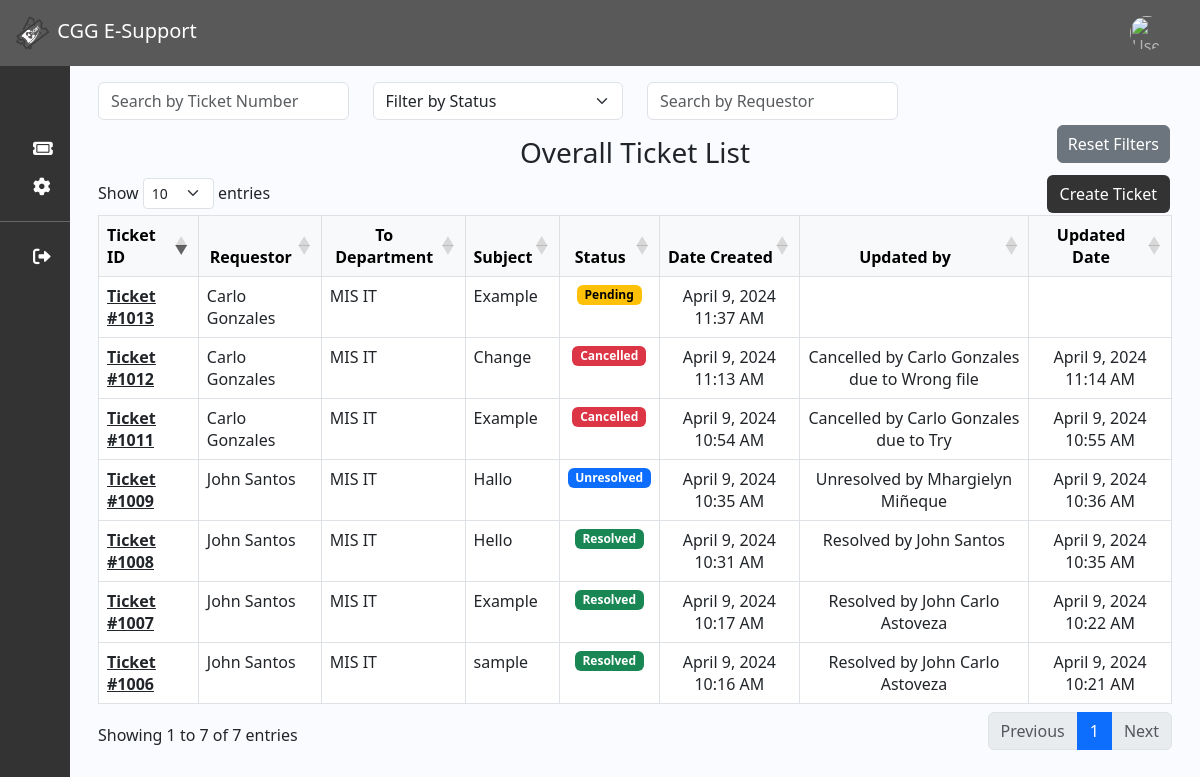
The app's page /Home_User.php (signed in), older data.
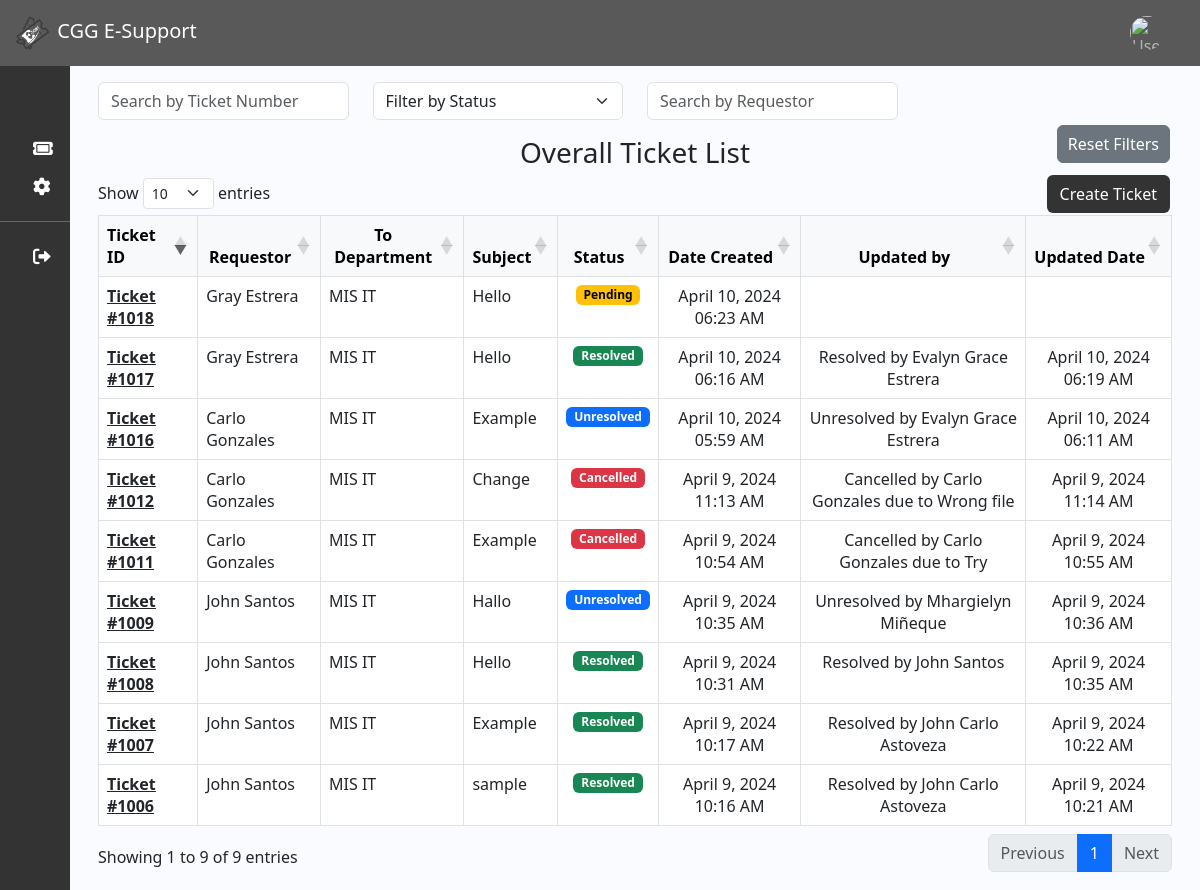
The same page, newer data.
### tables this page shows
CREATE TABLE `ticket` (
  `ticket_id` int(11) NOT NULL,
  `user_id` int(11) NOT NULL,
  `subject` varchar(990) NOT NULL,
  `to_company` varchar(50) NOT NULL,
  `requestor` varchar(50) NOT NULL,
  `concern` text NOT NULL,
  `status` varchar(50) NOT NULL DEFAULT 'Pending',
  `date_created` timestamp NOT NULL DEFAULT current_timestamp(),
  `to_dept` varchar(250) NOT NULL,
  `email` varchar(50) NOT NULL,
  `to_branch` varchar(550) NOT NULL,
  `reason` varchar(50) NOT NULL,
  `updated_date` timestamp NULL DEFAULT NULL ON UPDATE current_timestamp(),
  `updated_by` varchar(50) NOT NULL
);

CREATE TABLE `user` (
  `user_id` int(11) NOT NULL,
  `lastname` varchar(191) NOT NULL,
  `firstname` varchar(191) NOT NULL,
  `middleinitial` varchar(191) NOT NULL,
  `suffix` varchar(50) NOT NULL,
  `company` varchar(191) NOT NULL,
  `branch` varchar(191) NOT NULL,
  `department` varchar(191) NOT NULL,
  `email` varchar(191) NOT NULL,
  `contact` varchar(191) NOT NULL,
  `username` varchar(191) NOT NULL,
  `password` varchar(191) NOT NULL,
  `verification_status` tinyint(50) NOT NULL,
  `role` tinyint(2) NOT NULL,
  `created_at` timestamp NOT NULL DEFAULT current_timestamp(),
  `image` varchar(250) DEFAULT NULL
);

### function/myfunction.php (called while the page is built, shortened)
<?php
include('mysql_connect.php');
function getAll($table)
{
    global $con;
    $query = "SELECT * FROM $table";
    return $query_run = mysqli_query($con, $query);
}
?>

### Home_User.php (the view, shortened to what the changed rows need)
<?php
include('function/myfunction.php');
include 'sidebar_navbar.php';
include('crud.php');
?>
<!DOCTYPE html>
<html lang="en">
<head>
    <link href="https://cdn.lineicons.com/4.0/lineicons.css" rel="stylesheet" />
    <link rel="stylesheet" href="https://cdnjs.cloudflare.com/ajax/libs/font-awesome/6.0.0-beta3/css/all.min.css">
    <link href="https://cdn.jsdelivr.net/npm/bootstrap@5.3.0-alpha3/dist/css/bootstrap.min.css" rel="stylesheet">
    <link rel="stylesheet" href="css/sidebar_navbar.css">
    <link rel="stylesheet" href="https://cdnjs.cloudflare.com/ajax/libs/twitter-bootstrap/5.3.0/css/bootstrap.min.css">
    <link rel="stylesheet" href="https://cdn.datatables.net/1.13.7/css/dataTables.bootstrap5.min.css">
</head>
<body>
    <div class="main p-3">
        <div class="container-fluid">
            <div class="container1">
                <button type="button" class="btn btn-custom" data-toggle="modal" data-target="#myModal" style="position: absolute; top: 175px; right: 30px;">Create Ticket</button>
                <div class="row mb-3">
                    <div class="col-md-3">
                    </div>
                    <div class="col-md-3">
                    </div>
                    <div class="col-md-3">
                    </div>
                </div>
                <h3>
                    <center>Overall Ticket List</center>
                </h3>
                <table id="example" class="table table-responsive hover table-bordered">
                    <thead class="table-light">
                        <tr>
                            <th>Ticket ID</th>
                            <th class="text-center">Requestor</th>
                            <th class="text-center">To Department</th>
                            <th class="text-center">Subject</th>
                            <th class="text-center">Status</th>
                            <th class="text-center">Date Created</th>
                            <th class="text-center">Updated by</th>
                            <th class="text-center">Updated Date</th>
                        </tr>
                    </thead>
                    <tbody>
                        <?php
                        $ticket = getAll("ticket");
                        if (mysqli_num_rows($ticket) > 0) {
                            foreach ($ticket as $item) {
                                $updated_by = "SELECT t.*, u.firstname, u.lastname
                              FROM ticket t
                              INNER JOIN user u ON t.updated_by = u.user_id
                              WHERE t.ticket_id = " . $item['ticket_id'];
                                $updated_by_result = mysqli_query($con, $updated_by);
                                $updatedby_result = mysqli_fetch_assoc($updated_by_result);
                        ?>
                                <tr>
                                    <td><u><a href="ticket_info.php?ticket_id=<?php echo $item['ticket_id']; ?>" class="text-body fw-bold">Ticket #<?php echo $item['ticket_id']; ?></a></u></td>
                                    <td><?= $item['requestor']; ?></td>
                                    <td><?= $item['to_dept']; ?></td>
                                    <td class="text-justify"><?= $item['subject']; ?></td>
                                    <td class="text-center">
                                        <?php
                                        $status = $item['status'];
                                        if ($status == 'Pending') {
                                            echo '<span class="badge text-bg-warning">' . $status . '</span>';
                                        } elseif ($status == 'Resolved') {
                                            echo '<span class="badge text-bg-success">' . $status . '</span>';
                                        } elseif ($status == 'Cancelled') {
                                            echo '<span class="badge text-bg-danger">' . $status . '</span>';
                                        } else {
                                            echo '<span class="badge text-bg-primary">' . $status . '</span>';
                                        }
                                        ?>
                                    </td>
                                    <td class="text-center"><?= date('F j, Y h:i A', strtotime($item['date_created'])); ?></td>
                                    <td class="text-center">
                                        <?= (!empty($updatedby_result['firstname']) && !empty($updatedby_result['lastname'])) ? (($updatedby_result['status'] == 'Resolved') ? 'Resolved by ' . $updatedby_result['firstname'] . ' ' . $updatedby_result['lastname'] : (($updatedby_result['status'] == 'Unresolved') ? 'Unresolved by ' . $updatedby_result['firstname'] . ' ' . $updatedby_result['lastname'] : '')) : '';
                                        if ($status == 'Cancelled') {
                                            echo 'Cancelled by ' . $item['updated_by'] . ' due to ' . $item['reason'];
                                        }
                                        ?>
                                    </td>
                                    <td class="text-center"><?php if (!empty($item['updated_date'])) {
                                                                echo date('F j, Y h:i A', strtotime($item['updated_date']));
                                                            } ?></td>
                                </tr>
                        <?php
                            }
                        }
                        ?>
                    </tbody>
                </table>
            </div>
        </div>
</body>
</html>

Row changes from the older to the newer data that the page shows:
removed ticket: ticket_id "1013", requestor "Carlo Gonzales", to_dept "MIS IT", subject "Example", status "Pending", date_created "April 9, 2024 11:37 AM"
added ticket: ticket_id "1016", requestor "Carlo Gonzales", to_dept "MIS IT", subject "Example", status "Unresolved", date_created "April 10, 2024 05:59 AM", user.firstname "Evalyn Grace", user.lastname "Estrera", updated_date "April 10, 2024 06:11 AM"
added ticket: ticket_id "1017", requestor "Gray Estrera", to_dept "MIS IT", subject "Hello", status "Resolved", date_created "April 10, 2024 06:16 AM", user.firstname "Evalyn Grace", user.lastname "Estrera", updated_date "April 10, 2024 06:19 AM"
added ticket: ticket_id "1018", requestor "Gray Estrera", to_dept "MIS IT", subject "Hello", status "Pending", date_created "April 10, 2024 06:23 AM"
Text that changed along with them:
text written by a page script: "Show entries Showing 1 to 7 of 7 entries Previous 1 Next" → "Show entries Showing 1 to 9 of 9 entries Previous 1 Next"
